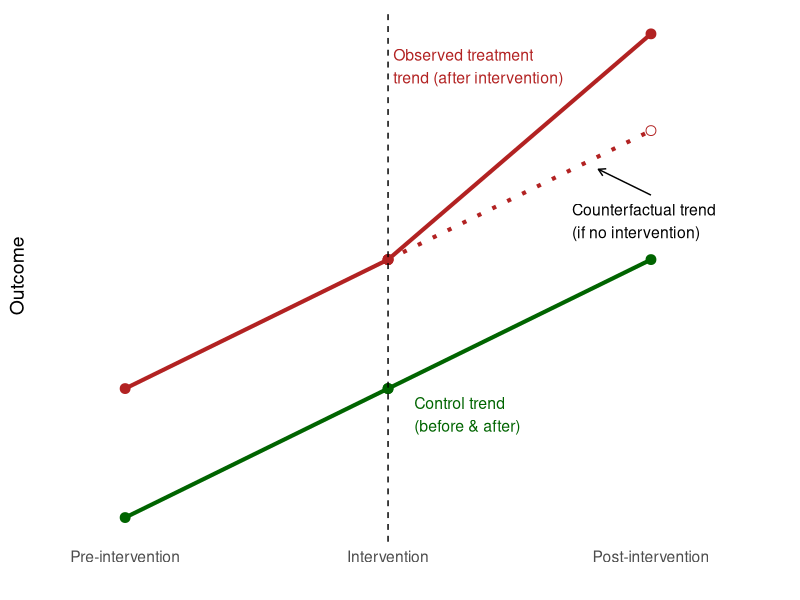
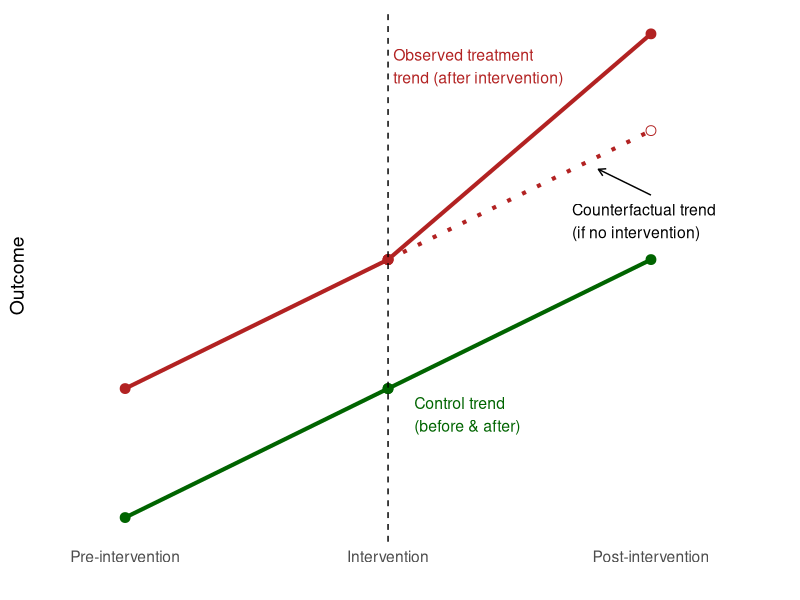

The R script that drew these images, in order:
## ---- chunk 1
library(ggplot2)

intervention <- 0.5   # intervention time

# Pre-intervention slope shared by both groups
pre_slope <- 2       
intercept_control <- 2
intercept_treatment <- 3

# Post-intervention treatment slope increases
post_slope_treat <- 3.5   # steeper than pre-inervention

# Control continues its original slope
post_slope_control <- pre_slope

# Counterfactual uses the control slope
post_slope_cf <- pre_slope


# Pre-intervention points
time_pre <- c(0, intervention)

control_pre <- intercept_control + pre_slope * time_pre
treat_pre   <- intercept_treatment + pre_slope * time_pre   # SAME SLOPE as control


# Post-intervention points 
time_post <- c(intervention, 1)
control_post <- control_pre[2] + post_slope_control * (time_post - intervention)
treat_post   <- treat_pre[2]   + post_slope_treat   * (time_post - intervention)
cf_post <- treat_pre[2] + post_slope_cf * (time_post - intervention)


df_control <- data.frame(
  time = c(time_pre, time_post),
  outcome = c(control_pre, control_post),
  group = "Control"
)

df_treat_obs <- data.frame(
  time = c(time_pre, time_post),
  outcome = c(treat_pre, treat_post),
  group = "Treatment (Observed)"
)

df_treat_cf <- data.frame(
  time = time_post,
  outcome = cf_post,
  group = "Treatment (Counterfactual)"
)


p <- ggplot() +

  # Control group
  geom_line(data=df_control, aes(time, outcome),
            color="darkgreen", size=1.4) +
  geom_point(data=df_control, aes(time, outcome),
             color="darkgreen", size=3) +
  
   # Treatment counterfactual (dotted, starts at intervention)
  geom_line(data=df_treat_cf, aes(time, outcome),
            color="firebrick", linetype="dotted", size=1.4) +
  geom_point(data=df_treat_cf, aes(time, outcome),
             color="firebrick", size=3, shape=21, fill="white") +
  
  # Treatment observed
  geom_line(data=df_treat_obs, aes(time, outcome),
            color="firebrick", size=1.4) +
  geom_point(data=df_treat_obs, aes(time, outcome),
             color="firebrick", size=3) +

  # vertical line
  geom_vline(xintercept = intervention, linetype="dashed") +

  # control trend
  annotate("text", x=0.55, y=2.8,
           label="Control trend\n(before & after)",
           color="darkgreen", size=4, hjust=0) +

  # treatment observed trend
  annotate("text", x=0.51, y=5.5,
           label="Observed treatment\ntrend (after intervention)",
           color="firebrick", size=4, hjust=0) +

  # counterfactual treatment trend
  annotate("text", x=0.85, y=4.3,
           label="Counterfactual trend\n(if no intervention)",
           size=4, hjust=0) +
  annotate("segment",
           x=1, xend=.9,
           y=4.5, yend=4.7,
           arrow=arrow(length=unit(0.2,"cm"))) +

scale_x_continuous(
    breaks = c(0,0.5, 1),
    labels = c("Pre-intervention","Intervention", "Post-intervention"),
    limits = c(-0.1, 1.2)
) +
labs(x = "", y = "Outcome") +   
theme_minimal(base_size = 14) +
theme(
    axis.text.y = element_blank(),       # removes y-value numbers
    axis.ticks.y = element_blank(),      # removes ticks
    panel.grid.major = element_blank(),  # removes major gridlines
    panel.grid.minor = element_blank(),  # removes minor gridlines
    panel.grid = element_blank()         # ensures all gridlines gone
)

p

ggsave("parallel_trends.png", p,
       width = 8, height = 5, dpi = 300)
